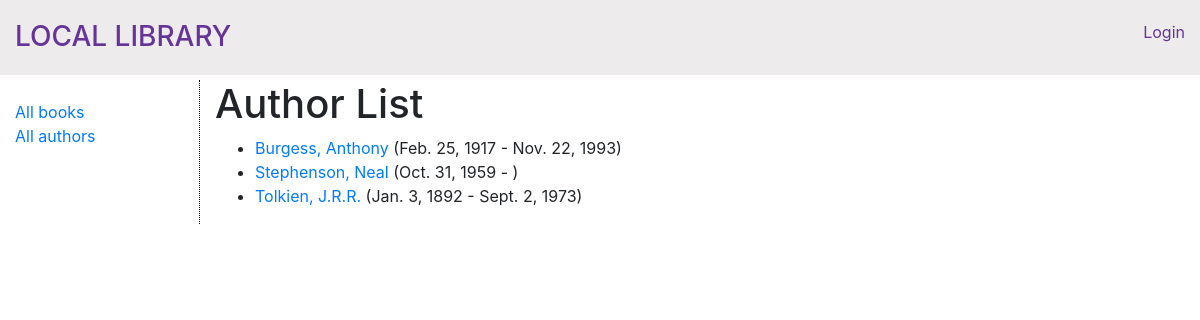
Screenshot of /catalog/authors/ with the database file from the repository.
### catalog/models.py (models this page shows, shortened)
class Author(models.Model):
    first_name = models.CharField(max_length=100)
    last_name = models.CharField(max_length=100)
    date_of_birth = models.DateField(null=True, blank=True)
    date_of_death = models.DateField('Died', null=True, blank=True)
    class Meta:
        ordering = ['last_name', 'first_name']
    def get_absolute_url(self):
        return reverse('author-detail', args=[str(self.id)])

### catalog/views.py (the view)
# urls.py: path('authors/', views.AuthorListView.as_view(), name='authors'),
class AuthorListView(generic.ListView):
    model = Author
    paginate_by = 10

### catalog/templates/catalog/author_list.html (shortened to what this page needs)
{% extends "base_generic.html" %}
{% block content %}
  <h1>Author List</h1>
  {% if author_list %}
  <ul>
    {% for author in author_list %}
      <li>
        <a href="{{ author.get_absolute_url }}">{{ author.last_name}}, {{author.first_name }}</a> ({{author.date_of_birth}} - {% if author.date_of_death != None %}{{author.date_of_death}}{% endif %})
      </li>
    {% endfor %}
  </ul>
  {% else %}
    <p>There are no authors registered.</p>
  {% endif %}
{% endblock %}

### rows the page displays
Author: last_name "Burgess", first_name "Anthony", date_of_birth "Feb. 25, 1917", date_of_death "Nov. 22, 1993"
Author: last_name "Stephenson", first_name "Neal", date_of_birth "Oct. 31, 1959"
Author: last_name "Tolkien", first_name "J.R.R.", date_of_birth "Jan. 3, 1892", date_of_death "Sept. 2, 1973"
